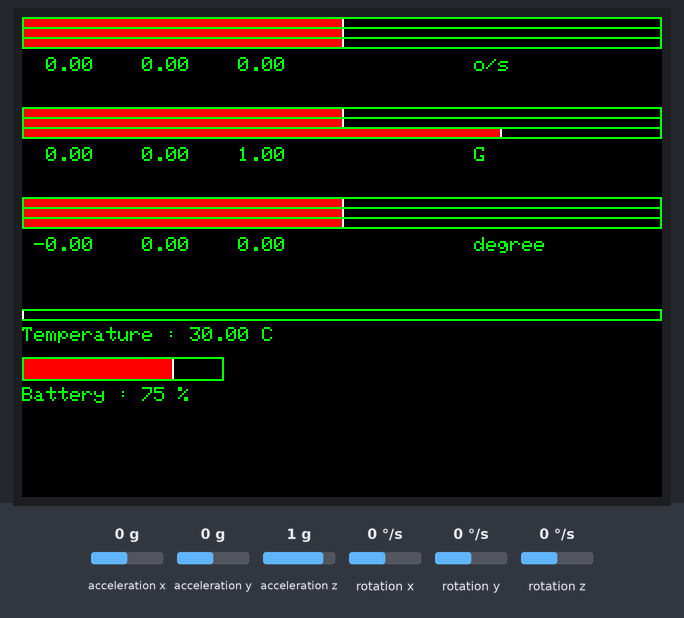
Recording of a sketch running on a simulated ESP32. On the bench: 320×240 colour display. The test bench sets the inputs (shaded band); at power-on: acceleration x 0 g, acceleration y 0 g, acceleration z 1 g, rotation x 0 °/s, rotation y 0 °/s, rotation z 0 °/s.

Above: at 1.4 s.
1.5 s: acceleration x set to -1.4 g
At 2.1 s:
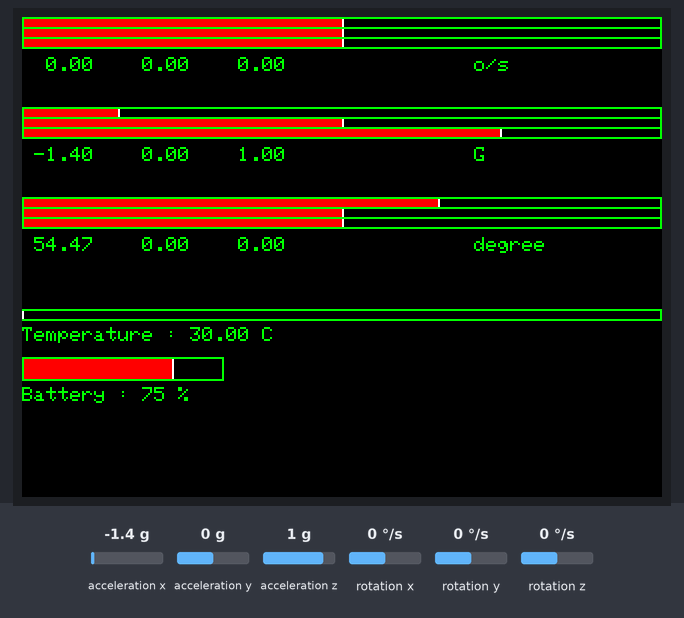
3.0 s: acceleration y set to -1.4 g
At 3.3 s:
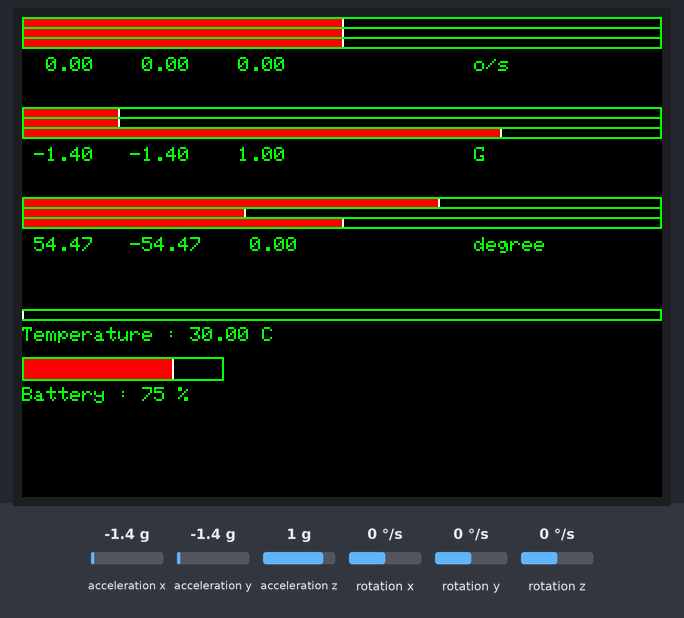
4.5 s: acceleration z set to -1.4 g
At 5.0 s:
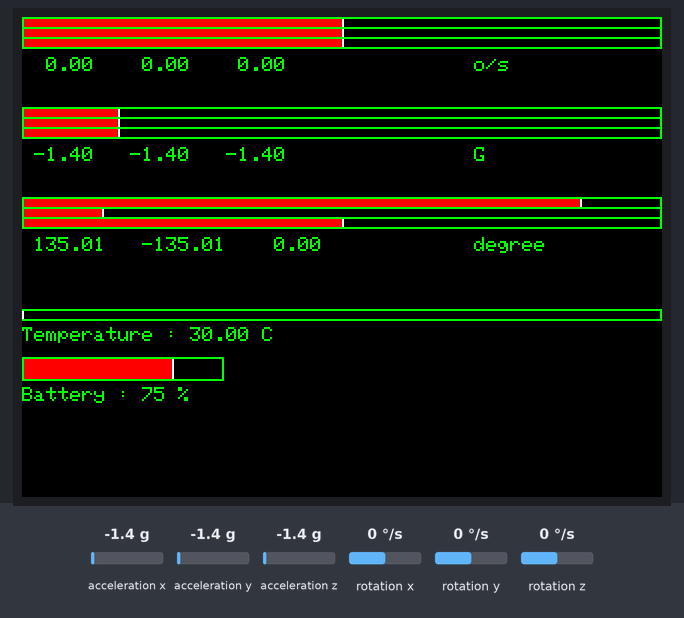
6.0 s: rotation x set to -192 °/s
At 6.8 s:
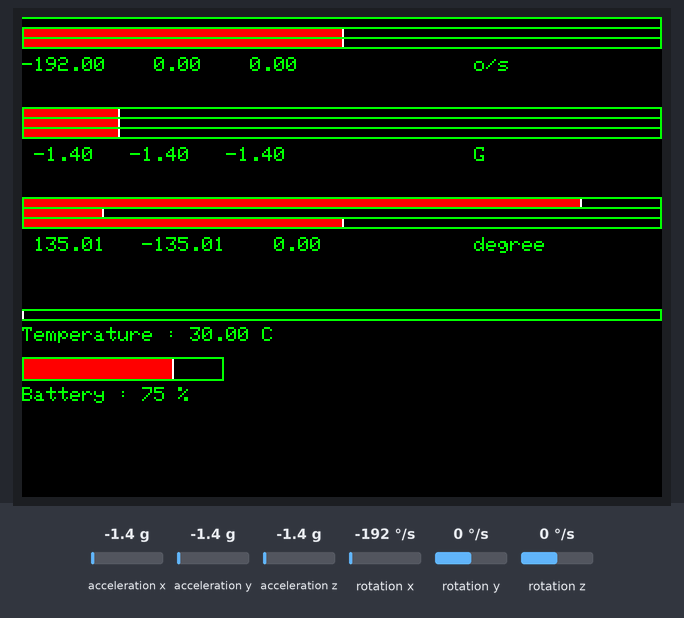
7.5 s: rotation y set to -192 °/s
At 7.9 s:
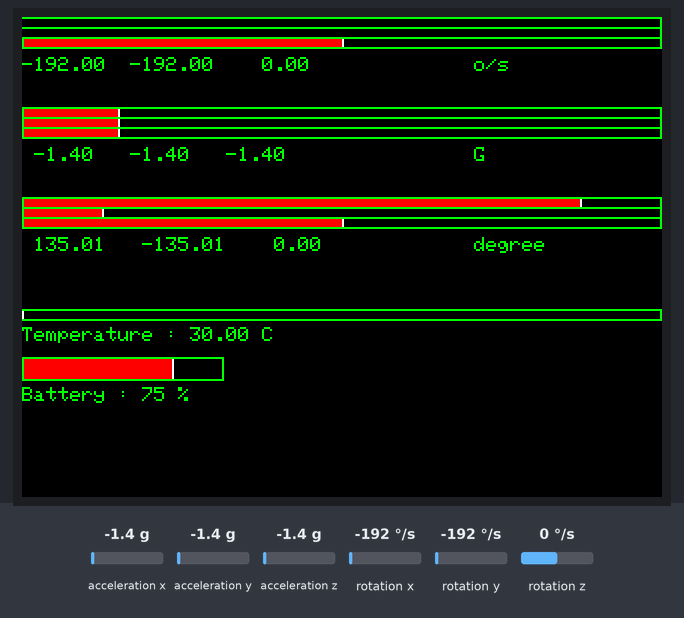
9.0 s: rotation z set to -192 °/s
At 10.0 s:
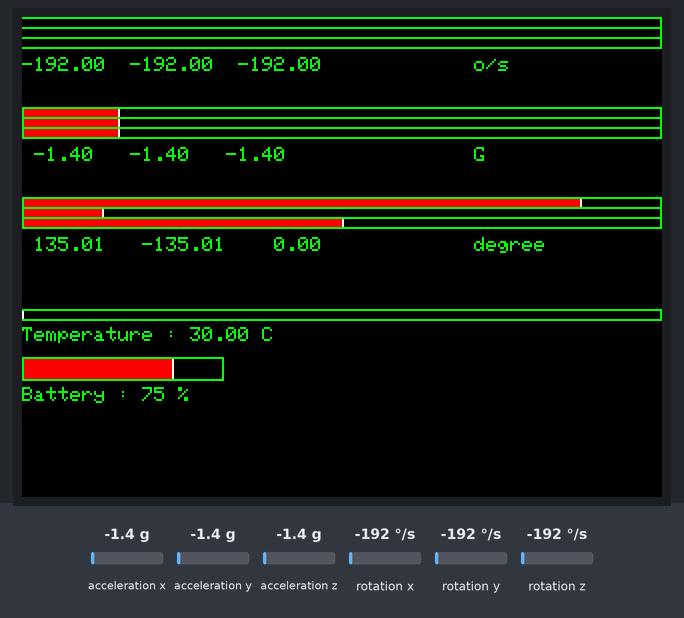
Timing chart, 0 to 11.5 s (numbered marks = the images above; inputs shaded):
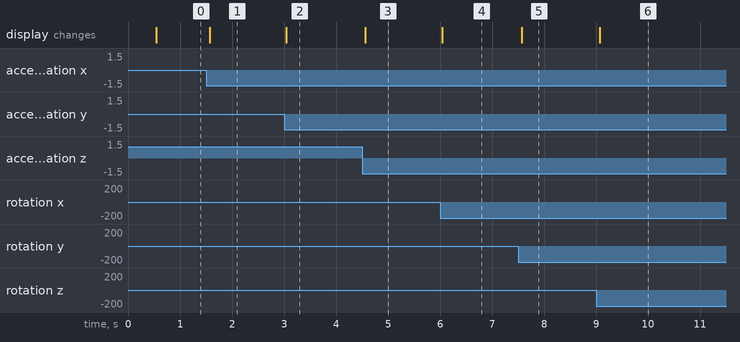

The sketch:

IMU-Bars.ino
```cpp
// define must ahead #include <M5Stack.h>
#define M5STACK_MPU6886
// #define M5STACK_MPU9250
// #define M5STACK_MPU6050
// #define M5STACK_200Q

#include <M5Stack.h>
#include "BarStatus.h"

float accX = 0.0F;
float accY = 0.0F;
float accZ = 0.0F;

float gyroX = 0.0F;
float gyroY = 0.0F;
float gyroZ = 0.0F;

float pitch = 0.0F;
float roll  = 0.0F;
float yaw   = 0.0F;

float temp = 0.0F;

int8_t power = 0;


BarStatus gyroXBar(0, 0, 319, 4, -50, 50, TFT_GREEN, TFT_WHITE, TFT_RED, TFT_BLACK);
BarStatus gyroYBar(0, 5, 319, 4, -50, 50, TFT_GREEN, TFT_WHITE, TFT_RED, TFT_BLACK);
BarStatus gyroZBar(0, 10, 319, 4, -50, 50, TFT_GREEN, TFT_WHITE, TFT_RED, TFT_BLACK);

BarStatus accXBar(0, 45, 319, 4, -2, 2, TFT_GREEN, TFT_WHITE, TFT_RED, TFT_BLACK);
BarStatus accYBar(0, 50, 319, 4, -2, 2, TFT_GREEN, TFT_WHITE, TFT_RED, TFT_BLACK);
BarStatus accZBar(0, 55, 319, 4, -2, 2, TFT_GREEN, TFT_WHITE, TFT_RED, TFT_BLACK);

BarStatus degXBar(0, 90, 319, 4, -180, 180, TFT_GREEN, TFT_WHITE, TFT_RED, TFT_BLACK);
BarStatus degYBar(0, 95, 319, 4, -180, 180, TFT_GREEN, TFT_WHITE, TFT_RED, TFT_BLACK);
BarStatus degZBar(0, 100, 319, 4, -180, 180, TFT_GREEN, TFT_WHITE, TFT_RED, TFT_BLACK);

BarStatus tempBar(0, 146, 319, 4, 30, 80, TFT_GREEN, TFT_WHITE, TFT_RED, TFT_BLACK);
BarStatus powerBar(0, 170, 100, 10, 0, 100, TFT_GREEN, TFT_WHITE, TFT_RED, TFT_BLACK);

// the setup routine runs once when M5Stack starts up
void setup(){

  // Initialize the M5Stack object
  M5.begin();
  /*
    Power chip connected to gpio21, gpio22, I2C device
    Set battery charging voltage and current
    If used battery, please call this function in your project
  */
  M5.Power.begin();

  M5.IMU.Init();

  M5.Lcd.fillScreen(BLACK);
  M5.Lcd.setTextColor(GREEN , BLACK);
  M5.Lcd.setTextSize(1);
}

// the loop routine runs over and over again forever
void loop() {
  // put your main code here, to run repeatedly:
  M5.IMU.getGyroData(&gyroX,&gyroY,&gyroZ);
  M5.IMU.getAccelData(&accX,&accY,&accZ);
  M5.IMU.getAhrsData(&pitch,&roll,&yaw);
  M5.IMU.getTempData(&temp);


  gyroXBar.draw(gyroX);
  gyroYBar.draw(gyroY);
  gyroZBar.draw(gyroZ);
  M5.Lcd.setCursor(0, 20);
  M5.Lcd.printf("%6.2f  %6.2f  %6.2f      ", gyroX, gyroY, gyroZ);
  M5.Lcd.setCursor(220, 20);
  M5.Lcd.print(" o/s");

  accXBar.draw(accX);
  accYBar.draw(accY);
  accZBar.draw(accZ);
  M5.Lcd.setCursor(0, 65);
  M5.Lcd.printf(" %5.2f   %5.2f   %5.2f   ", accX, accY, accZ);
  M5.Lcd.setCursor(220, 65);
  M5.Lcd.print(" G");

  degXBar.draw(pitch);
  degYBar.draw(roll);
  degZBar.draw(yaw);
  M5.Lcd.setCursor(0, 110);
  M5.Lcd.printf(" %5.2f   %5.2f   %5.2f   ", pitch, roll, yaw);
  M5.Lcd.setCursor(220, 110);
  M5.Lcd.print(" degree");

  tempBar.draw(temp);
  M5.Lcd.setCursor(0, 155);
  M5.Lcd.printf("Temperature : %.2f C", temp);

  power = M5.Power.getBatteryLevel();
  powerBar.draw(power);
  M5.Lcd.setCursor(0, 185);
  M5.Lcd.printf("Battery : %u %%", (uint8_t)power);

  delay(1);
}
```

BarStatus.cpp
```cpp
#include "BarStatus.h"

BarStatus::BarStatus(int16_t x, int16_t y, int16_t w, int16_t h, float minV, float maxV, uint32_t colorBorder, uint32_t colorLine, uint32_t colorLeft, uint32_t colorRight) {
  _x = x;
  _y = y;
  _w = w;
  _h = h;
  _minV = minV;
  _maxV = maxV;
  _colorBorder = colorBorder;
  _colorLine = colorLine;
  _colorLeft = colorLeft;
  _colorRight = colorRight;

  _vRange = maxV - minV; // Values in range
  _vPos = 0;
}

BarStatus::BarStatus(int16_t x, int16_t y, int16_t w, int16_t h, float minV, float maxV) {
  _x = x;
  _y = y;
  _w = w;
  _h = h;
  _minV = minV;
  _maxV = maxV;
  _colorBorder = TFT_WHITE;
  _colorLine = TFT_WHITE;
  _colorLeft = TFT_WHITE;
  _colorRight = TFT_BLACK;
  _vRange = maxV - minV; // Values in range
  _vPos = 0;
}

void BarStatus::draw(float v) {
  M5.Lcd.drawFastHLine(_x, _y, _w + 1, _colorBorder);
  M5.Lcd.drawFastHLine(_x, _y + _h + 1, _w + 1, _colorBorder);

  M5.Lcd.drawFastVLine(_x, _y, _h + 1, _colorBorder);
  M5.Lcd.drawFastVLine(_x + _w, _y, _h + 1, _colorBorder);

  _vPos = round(((v - _minV) / _vRange) * _w);

  M5.Lcd.drawFastVLine(_x + _vPos, _y + 1, _h, _colorLine);

  for(int16_t yy = _y + 1; yy < (_y + _h + 1); yy++){
    M5.Lcd.drawFastHLine(_x + 1, yy, _vPos - 1, _colorLeft);
    M5.Lcd.drawFastHLine(_x + _vPos + 1, yy, _w - _vPos - 1, _colorRight);
  }

}
```

BarStatus.h
```cpp
#ifndef BarStatus_h
#define BarStatus_h

#include <M5Stack.h>

class BarStatus {
  public:
    BarStatus(int16_t x, int16_t y, int16_t w, int16_t h, float minV, float maxV, uint32_t _colorBorder, uint32_t _colorLine, uint32_t _colorLeft, uint32_t _colorRight);
    BarStatus(int16_t x, int16_t y, int16_t w, int16_t h, float minV, float maxV);
    void draw(float v);

  private:
    int16_t _x;
    int16_t _y;
    int16_t _w;
    int16_t _h;
    float _minV;
    float _maxV;
    uint32_t _colorBorder;
    uint32_t _colorLine;
    uint32_t _colorLeft;
    uint32_t _colorRight;

    float _vRange;
    int16_t _vPos;
};

#endif
```

Measured:
- after the input at 1.5 s, the display: changes after 0.08 s (image 1)
- after the input at 3.0 s, the display: changes after 0.05 s (image 2)
- after the input at 4.5 s, the display: changes after 0.06 s (image 3)
- after the input at 6.0 s, the display: changes after 0.05 s (image 4)
- after the input at 7.5 s, the display: changes after 0.08 s (image 5)
- after the input at 9.0 s, the display: changes after 0.07 s (image 6)
